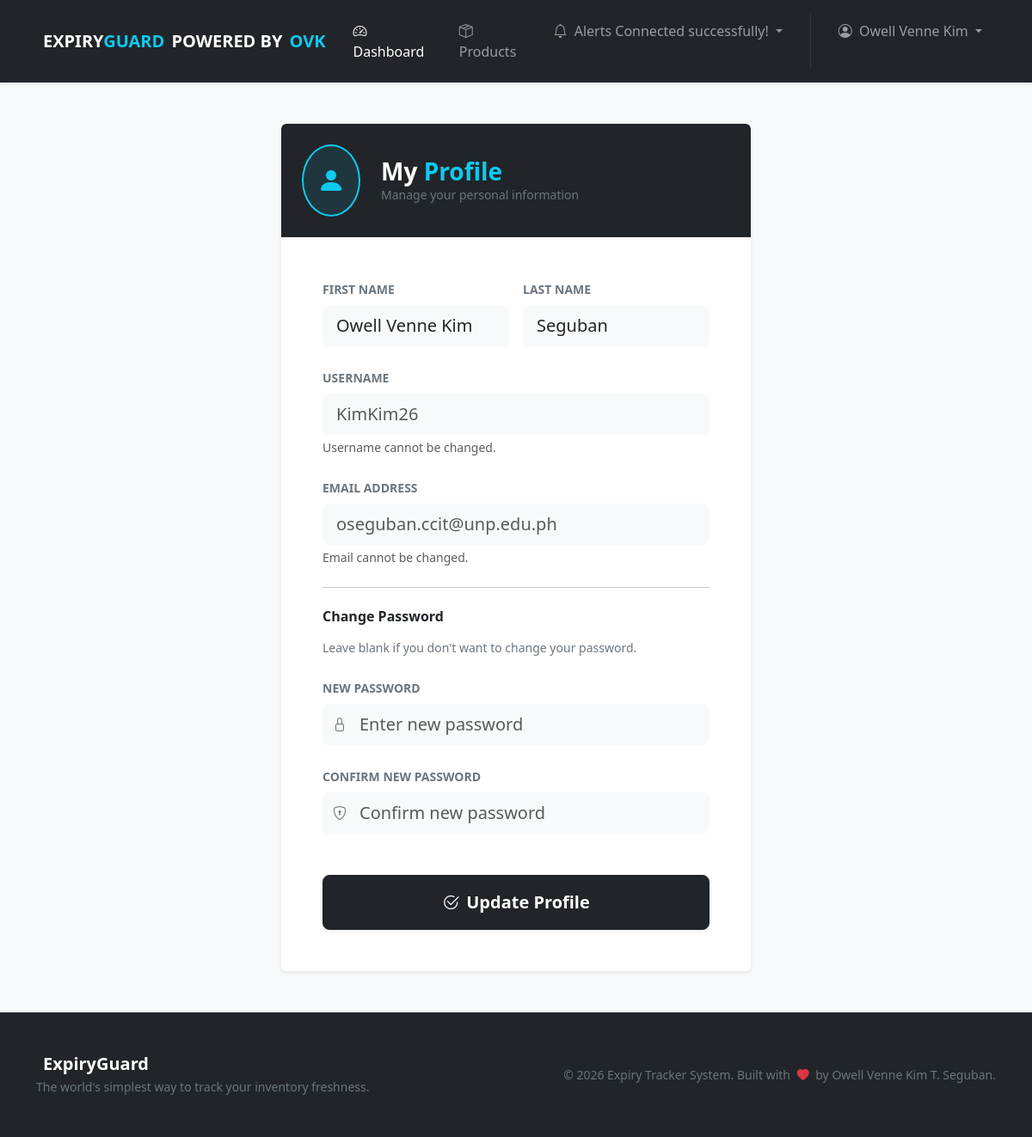
Screenshot of /profile.php (signed in) with the database file from the repository.
### tables this page shows
CREATE TABLE `users` (
  `user_id` varchar(50) NOT NULL,
  `first_name` varchar(50) NOT NULL,
  `middle_name` varchar(50) NOT NULL,
  `last_name` varchar(50) NOT NULL,
  `email` varchar(100) NOT NULL,
  `username` varchar(50) NOT NULL,
  `password` varchar(255) NOT NULL,
  `verification_status` tinyint(1) DEFAULT 0,
  `last_expiry_check` date DEFAULT NULL,
  `verification_code` varchar(255) DEFAULT NULL,
  `created_at` timestamp NOT NULL DEFAULT current_timestamp()
);

### profile.php (the view, shortened to what this page needs)
<?php
include 'includes/header.php';
?>
<?php
    $user_id = $_SESSION['auth_user']['user_id'];
    $query = "SELECT * FROM users WHERE user_id = '$user_id' LIMIT 1";
    $query_run = mysqli_query($conn, $query);
    $user_data = mysqli_fetch_assoc($query_run);
?>
<div class="container py-5">
    <div class="row justify-content-center">
        <div class="col-md-8 col-lg-6">
            <div class="card border-0 shadow-sm overflow-hidden">
                <div class="card-header bg-dark text-white py-4 px-4 border-0">
                    <div class="d-flex align-items-center">
                        <div class="flex-shrink-0 bg-info bg-opacity-10 p-3 rounded-circle border border-info border-2">
                            <i class="bi bi-person-fill text-info fs-2"></i>
                        </div>
                        <div class="ms-4">
                            <h3 class="fw-bold mb-0">My <span class="text-info">Profile</span></h3>
                            <p class="text-secondary small mb-0">Manage your personal information</p>
                        </div>
                    </div>
                </div>
                <div class="card-body p-4 p-lg-5">
                    <form action="controller/AuthController.php" method="POST">
                        <div class="row g-3 mb-4">
                            <div class="col-md-6">
                                <label class="form-label fw-semibold small text-uppercase text-secondary">First Name</label>
                                <input type="text" name="first_name" value="<?= htmlspecialchars($user_data['first_name']) ?>" class="form-control form-control-lg bg-light border-0 shadow-none px-3" required>
                            </div>
                            <div class="col-md-6">
                                <label class="form-label fw-semibold small text-uppercase text-secondary">Last Name</label>
                                <input type="text" name="last_name" value="<?= htmlspecialchars($user_data['last_name']) ?>" class="form-control form-control-lg bg-light border-0 shadow-none px-3" required>
                            </div>
                        </div>
                        <div class="mb-4">
                            <label class="form-label fw-semibold small text-uppercase text-secondary">Username</label>
                            <input type="text" value="<?= htmlspecialchars($user_data['username']) ?>" class="form-control form-control-lg bg-light border-0 shadow-none px-3 text-muted" disabled>
                            <div class="form-text small">Username cannot be changed.</div>
                        </div>
                        <div class="mb-4">
                            <label class="form-label fw-semibold small text-uppercase text-secondary">Email Address</label>
                            <input type="email" value="<?= htmlspecialchars($user_data['email']) ?>" class="form-control form-control-lg bg-light border-0 shadow-none px-3 text-muted" disabled>
                            <div class="form-text small">Email cannot be changed.</div>
                        </div>
                        <hr class="my-4 opacity-10">
                        <h6 class="fw-bold mb-3 text-dark">Change Password</h6>
                        <p class="text-secondary small mb-4">Leave blank if you don't want to change your password.</p>
                        <div class="mb-4">
                            <label class="form-label fw-semibold small text-uppercase text-secondary">New Password</label>
                            <div class="input-group">
                                <span class="input-group-text bg-light border-0 pe-0"><i class="bi bi-lock text-secondary"></i></span>
                                <input type="password" name="new_password" class="form-control form-control-lg bg-light border-0 shadow-none px-3" placeholder="Enter new password">
                            </div>
                        </div>
                        <div class="mb-5">
                            <label class="form-label fw-semibold small text-uppercase text-secondary">Confirm New Password</label>
                            <div class="input-group">
                                <span class="input-group-text bg-light border-0 pe-0"><i class="bi bi-shield-lock text-secondary"></i></span>
                                <input type="password" name="confirm_password" class="form-control form-control-lg bg-light border-0 shadow-none px-3" placeholder="Confirm new password">
                            </div>
                        </div>
                        <button type="submit" name="update_profile_btn" class="btn btn-dark btn-lg w-100 py-3 fw-bold shadow-sm">
                            <i class="bi bi-check2-circle me-2"></i>Update Profile
                        </button>
                    </form>
                </div>
            </div>
        </div>
    </div>
</div>
<?php include 'includes/footer.php'; ?>

### includes/navbar.php (style rules this page uses)
body { padding-bottom: 70px !important; }
@media (min-width: 992px) { body { padding-bottom: 0 !important; } }

### rows the page displays
users: first_name "Owell Venne Kim", last_name "Seguban", username "KimKim26", email "oseguban.ccit@unp.edu.ph"

### other values shown
$_SESSION['auth_user']['first_name'] "Owell Venne Kim"
